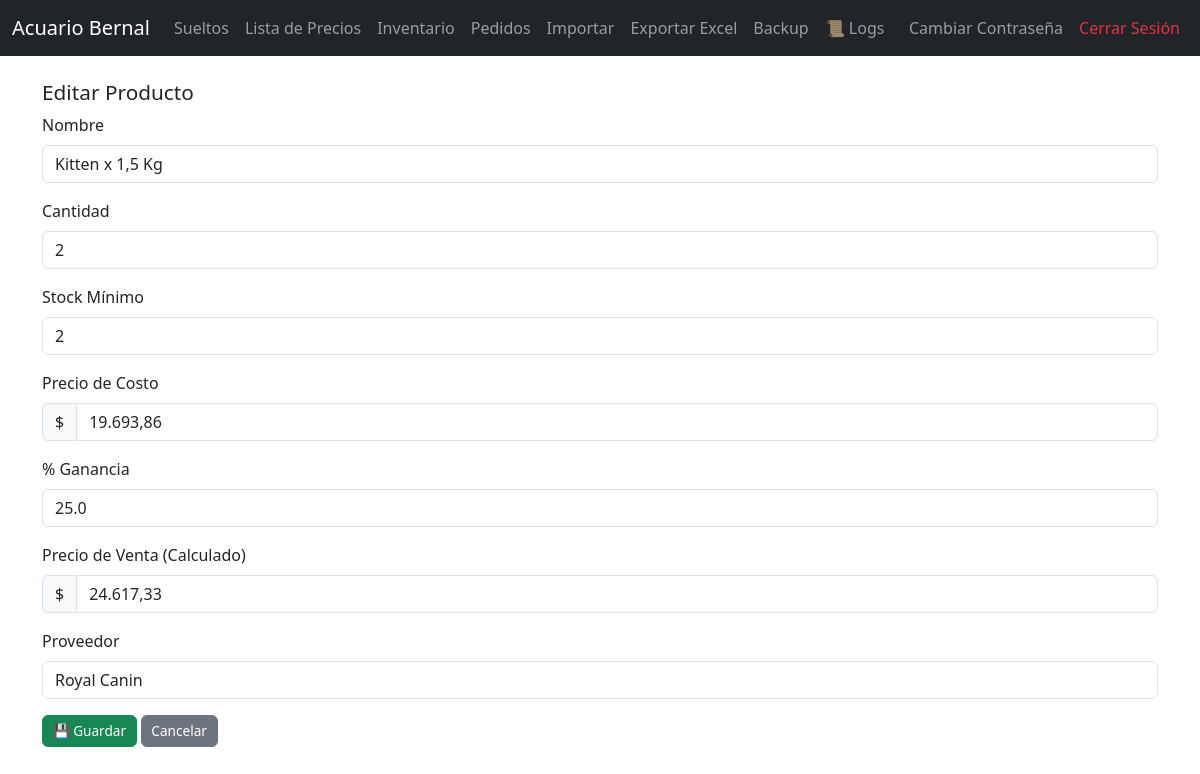
/editar/1 (signed in), run on the app's committed database.
### tables this page shows
CREATE TABLE productos (
        id INTEGER PRIMARY KEY AUTOINCREMENT,
        nombre TEXT NOT NULL,
        cantidad INTEGER NOT NULL,
        stock_minimo INTEGER NOT NULL,
        precio_costo REAL NOT NULL,
        proveedor TEXT NOT NULL,
        ganancia REAL DEFAULT 0
    );

### app_negocio.py (the view, shortened to what this page needs)
@app.route("/editar/<int:id>", methods=["GET","POST"])
def editar(id):
    if "usuario" not in session:
        return redirect(url_for("login"))
    producto = obtener_producto(id)
    if not producto:
        return "No encontrado", 404
    return render_template("editar.html", p=producto)

### app_negocio.py (called while the page is built)
@app.template_filter('precio_sin_signo')
def format_precio_sin_signo(value):
    try:
        return f"{float(value):,.2f}".replace(',', 'X').replace('.', ',').replace('X', '.')
    except:
        return value

def get_connection():
    conn = sqlite3.connect(DB_NAME)
    conn.row_factory = sqlite3.Row
    return conn

def obtener_producto(id):
    conn = get_connection()
    p = conn.execute("SELECT * FROM productos WHERE id=?", (id,)).fetchone()
    conn.close()
    return p

### templates/editar.html (shortened to what this page needs)
{% extends "layout.html" %}
{% block content %}
<h2>Editar Producto</h2>
<form method="post">
    <div class="mb-3">
        <label for="nombre" class="form-label">Nombre</label>
        <input type="text" class="form-control" name="nombre" id="nombre" value="{{ p['nombre'] }}" required>
    </div>
    <div class="mb-3">
        <label for="cantidad" class="form-label">Cantidad</label>
        <input type="number" class="form-control" name="cantidad" id="cantidad" value="{{ p['cantidad'] }}" required>
    </div>
    <div class="mb-3">
        <label for="stock_minimo" class="form-label">Stock Mínimo</label>
        <input type="number" class="form-control" name="stock_minimo" id="stock_minimo" value="{{ p['stock_minimo'] }}" required>
    </div>
    <div class="mb-3">
        <label for="precio_costo" class="form-label">Precio de Costo</label>
        <div class="input-group">
            <span class="input-group-text">$</span>
            <input type="text" class="form-control" name="precio_costo" id="precio_costo" value="{{ p['precio_costo']|precio_sin_signo }}" required>
        </div>
    </div>
    <div class="mb-3">
        <label for="ganancia" class="form-label">% Ganancia</label>
        <input type="text" class="form-control" name="ganancia" id="ganancia" value="{{ p['ganancia'] }}">
    </div>
    <div class="mb-3">
        <label for="precio_venta" class="form-label">Precio de Venta (Calculado)</label>
        <div class="input-group">
            <span class="input-group-text">$</span>
            <input type="text" class="form-control" id="precio_venta" readonly>
        </div>
    </div>
    <div class="mb-3">
        <label for="proveedor" class="form-label">Proveedor</label>
        <input type="text" class="form-control" name="proveedor" id="proveedor" value="{{ p['proveedor'] }}">
    </div>
    <button type="submit" class="btn btn-success">💾 Guardar</button>
    <a href="{{ url_for('inventario') }}" class="btn btn-secondary">Cancelar</a>
</form>
{% endblock %}

### templates/layout.html (style rules this page uses)
@media (min-width: 992px) { h2 { font-size: 1.3rem; } }
@media (min-width: 992px) { .btn { font-size: 0.85rem !important; padding: 0.3rem 0.6rem !important; } }

### data on the page
productos: nombre "Kitten x 1,5 Kg", cantidad "2", stock_minimo "2", precio_costo "19.693,86", ganancia "25.0", proveedor "Royal Canin"
